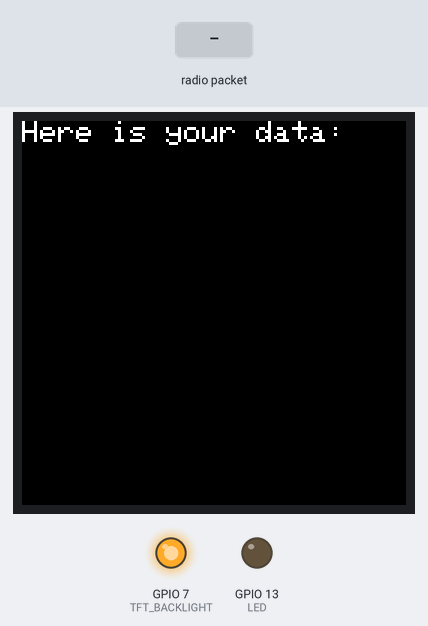
The sketch below on a simulated ESP32-S3. Shown: 128×128 colour display, output pins drawn as LEDs (lit = HIGH). The inputs (shaded band) are chosen by the test bench. No radio packets arrive unless stated; pins used as bus, display or sensor lines are not drawn; what the sketch prints to the serial monitor is not drawn.

Above: at 1.4 s.
1.5 s: radio packet "1" arrives
At 1.56 s:
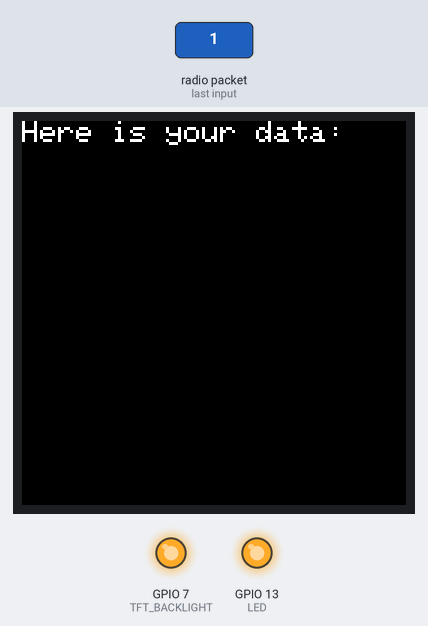
Timing chart, 0 to 4.5 s (numbered marks = the images above; inputs shaded):
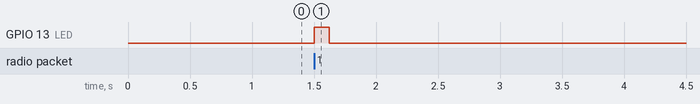

The sketch:

Radio_Receive.ino
```cpp
/* Radio Reception Code for 9-DOF Sensor
 * Joshua Harrell (UNF SAE AERO)
 * Modified: 12/18/20
 */
 /*                   Adafruit Notes                */
// Feather9x_RX
// -*- mode: C++ -*-
// Example sketch showing how to create a simple messaging client (receiver)
// with the RH_RF95 class. RH_RF95 class does not provide for addressing or
// reliability, so you should only use RH_RF95 if you do not need the higher
// level messaging abilities.
// It is designed to work with the other example Feather9x_TX

#include <SPI.h>
#include <RH_RF95.h>
#include <Adafruit_GFX.h>
#include <Adafruit_SPITFT.h>
#include <Adafruit_SPITFT_Macros.h>
#include <gfxfont.h>
#include <Adafruit_ST7735.h>


/* for Feather32u4 RFM9x
#define RFM95_CS 8
#define RFM95_RST 4
#define RFM95_INT 7
*/

/*for feather m0 RFM9x
#define RFM95_CS 8
#define RFM95_RST 4
#define RFM95_INT 3
*/

/* for shield
#define RFM95_CS 10
#define RFM95_RST 9
#define RFM95_INT 7
*/

/* Feather 32u4 w/wing
#define RFM95_RST     11   // "A"
#define RFM95_CS      10   // "B"
#define RFM95_INT     2    // "SDA" (only SDA/SCL/RX/TX have IRQ!)
*/

//  Feather m0 w/wing
#define RFM95_RST     11   // "A"
#define RFM95_CS      10   // "B"
#define RFM95_INT     6    // "D"


#if defined(ESP8266)
  /* for ESP w/featherwing */
  #define RFM95_CS  2    // "E"
  #define RFM95_RST 16   // "D"
  #define RFM95_INT 15   // "B"

#elif defined(ESP32)
  /* ESP32 feather w/wing */
  #define RFM95_RST     27   // "A"
  #define RFM95_CS      33   // "B"
  #define RFM95_INT     12   //  next to A

#elif defined(NRF52)
  /* nRF52832 feather w/wing */
  #define RFM95_RST     7   // "A"
  #define RFM95_CS      11   // "B"
  #define RFM95_INT     31   // "C"

#elif defined(TEENSYDUINO)
  /* Teensy 3.x w/wing */
  #define RFM95_RST     9   // "A"
  #define RFM95_CS      10   // "B"
  #define RFM95_INT     4    // "C"
#endif

// These are 'hard wired' for Onboard TFT LCD
#define TFT_CS     39
#define TFT_RST    37
#define TFT_DC     38
#define TFT_BACKLIGHT 7

// Change to 434.0 or other frequency, must match RX's freq!
#define RF95_FREQ 868.1

// Singleton instance of the radio driver
RH_RF95 rf95(RFM95_CS, RFM95_INT);

// Create TFT object named tft
Adafruit_ST7735 tft = Adafruit_ST7735(TFT_CS, TFT_DC, TFT_RST);

// Blinky on receipt
#define LED 13

//Create sensor variables
char xaccel[5];
char yaccel[5];
char zaccel[5];
char xgyro[5];
char ygyro[5];
char zgyro[5];
char xmag[2];
char ymag[2];
char zmag[2];


void setup()
{
  pinMode(LED, OUTPUT);
  pinMode(RFM95_RST, OUTPUT);
  pinMode(RFM95_CS, OUTPUT);
  tft.initR(INITR_HALLOWING);        // Initialize HalloWing-oriented screen
  pinMode(TFT_BACKLIGHT, OUTPUT);
  pinMode(TFT_CS, OUTPUT);
  digitalWrite(RFM95_RST, HIGH);
  analogWrite(TFT_BACKLIGHT, 255);
  tft.fillScreen(ST77XX_BLACK);
  tft.setTextColor(ST77XX_WHITE, ST77XX_BLACK);
  tft.setTextSize(1);
  tft.setCursor(0, 0);
  tft.setTextWrap(true);
  tft.println("Here is your data:");
  digitalWrite(TFT_CS, HIGH);

  Serial.begin(9600);
//  while (!Serial) {
//    delay(1);
//  }
  delay(100);

  Serial.println("Feather LoRa RX Test!");

  // manual reset
  digitalWrite(RFM95_RST, LOW);
  delay(10);
  digitalWrite(RFM95_RST, HIGH);
  delay(10);

  while (!rf95.init()) {
    Serial.println("LoRa radio init failed");
    Serial.println("Uncomment '#define SERIAL_DEBUG' in RH_RF95.cpp for detailed debug info");
    while (1);
  }
  Serial.println("LoRa radio init OK!");

  // Defaults after init are 434.0MHz, modulation GFSK_Rb250Fd250, +13dbM
  if (!rf95.setFrequency(RF95_FREQ)) {
    Serial.println("setFrequency failed");
    while (1);
  }
  Serial.print("Set Freq to: "); Serial.println(RF95_FREQ);

  // Defaults after init are 434.0MHz, 13dBm, Bw = 125 kHz, Cr = 4/5, Sf = 128chips/symbol, CRC on

  // The default transmitter power is 13dBm, using PA_BOOST.
  // If you are using RFM95/96/97/98 modules which uses the PA_BOOST transmitter pin, then
  // you can set transmitter powers from 5 to 23 dBm:
  rf95.setTxPower(5, false);
}

void loop()
{
  //rf95.waitAvailable();
  if (rf95.available())
  {
    // Should be a message for us now
    uint8_t buf[RH_RF95_MAX_MESSAGE_LEN];
    uint8_t len = sizeof(buf);

    if (rf95.recv(buf, &len))
    {
      digitalWrite(LED, HIGH);
     // RH_RF95::printBuffer("Received: ", buf, len);// Prints Hex code to Serial Monitor
      Serial.print("Got: ");
      Serial.println((char*)buf);
      Serial.print("RSSI: ");
      Serial.println(rf95.lastRssi(), DEC);
      char first = buf[0];
      digitalWrite(RFM95_CS, HIGH);
      delay(10);
      digitalWrite(TFT_CS, LOW);
      delay(10);

      switch(first){
        case('G'):
        {
         tft.setCursor(0, 20);
         tft.print((char*)buf);
         tft.println(" rad/s");
         digitalWrite(TFT_CS, HIGH);
         delay(10);
         digitalWrite(RFM95_CS, LOW);
         break;
        }

        case('A'):
        {
          tft.setCursor(0, 40);
          tft.print((char*)buf);
          tft.println(" m/s^2");
          digitalWrite(TFT_CS, HIGH);
          delay(10);
          digitalWrite(RFM95_CS, LOW);
          break;
        }

        case('M'):
        {
          tft.setCursor(0, 60);
          tft.print((char*)buf);
          tft.println(" uT");
          digitalWrite(TFT_CS, HIGH);
          delay(10);
          digitalWrite(RFM95_CS, LOW);
          break;
        }
        default:
        {
          Serial.println("Unknown");
          digitalWrite(TFT_CS, HIGH);
          delay(10);
          digitalWrite(RFM95_CS, LOW);
          break;
        }
      }
      // manual reset
       digitalWrite(RFM95_RST, LOW);
       delay(10);
       digitalWrite(RFM95_RST, HIGH);
       delay(10);
      rf95.init();
      delay(5);
      rf95.setFrequency(RF95_FREQ);
      delay(5);
      // Send a reply
      uint8_t data[] = "Got it";
      rf95.send(data, sizeof(data));
      rf95.waitPacketSent();
      Serial.println("Sent a reply");
      digitalWrite(LED, LOW);
    }
    else
    {
      Serial.println("Receive failed");
    }
  }
  else
  {
//    Serial.println("I received nothing");
//    delay(1);
  }
  //delay(400);
}
```

Measured:
- after the input at 1.5 s, GPIO 13 (LED): LOW → HIGH at once, → LOW 0.12 s later
